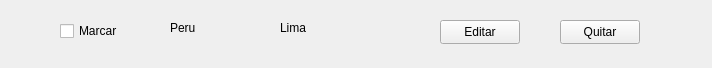
<?xml version="1.0" encoding="UTF-8"?>
<ui version="4.0">
 <class>Country</class>
 <widget class="QWidget" name="Country">
  <property name="geometry">
   <rect>
    <x>0</x>
    <y>0</y>
    <width>712</width>
    <height>68</height>
   </rect>
  </property>
  <property name="windowTitle">
   <string>Form</string>
  </property>
  <widget class="QPushButton" name="editButton">
   <property name="geometry">
    <rect>
     <x>440</x>
     <y>20</y>
     <width>80</width>
     <height>24</height>
    </rect>
   </property>
   <property name="text">
    <string>Editar</string>
   </property>
  </widget>
  <widget class="QPushButton" name="removeButton">
   <property name="geometry">
    <rect>
     <x>560</x>
     <y>20</y>
     <width>80</width>
     <height>24</height>
    </rect>
   </property>
   <property name="text">
    <string>Quitar</string>
   </property>
  </widget>
  <widget class="QCheckBox" name="countryCheckBox">
   <property name="geometry">
    <rect>
     <x>60</x>
     <y>20</y>
     <width>71</width>
     <height>22</height>
    </rect>
   </property>
   <property name="text">
    <string>Marcar</string>
   </property>
  </widget>
  <widget class="QLabel" name="countryLabel">
   <property name="geometry">
    <rect>
     <x>170</x>
     <y>20</y>
     <width>91</width>
     <height>16</height>
    </rect>
   </property>
   <property name="text">
    <string>Peru</string>
   </property>
  </widget>
  <widget class="QLabel" name="capitalLabel">
   <property name="geometry">
    <rect>
     <x>280</x>
     <y>20</y>
     <width>131</width>
     <height>16</height>
    </rect>
   </property>
   <property name="text">
    <string>Lima</string>
   </property>
  </widget>
 </widget>
 <resources/>
 <connections/>
</ui>
